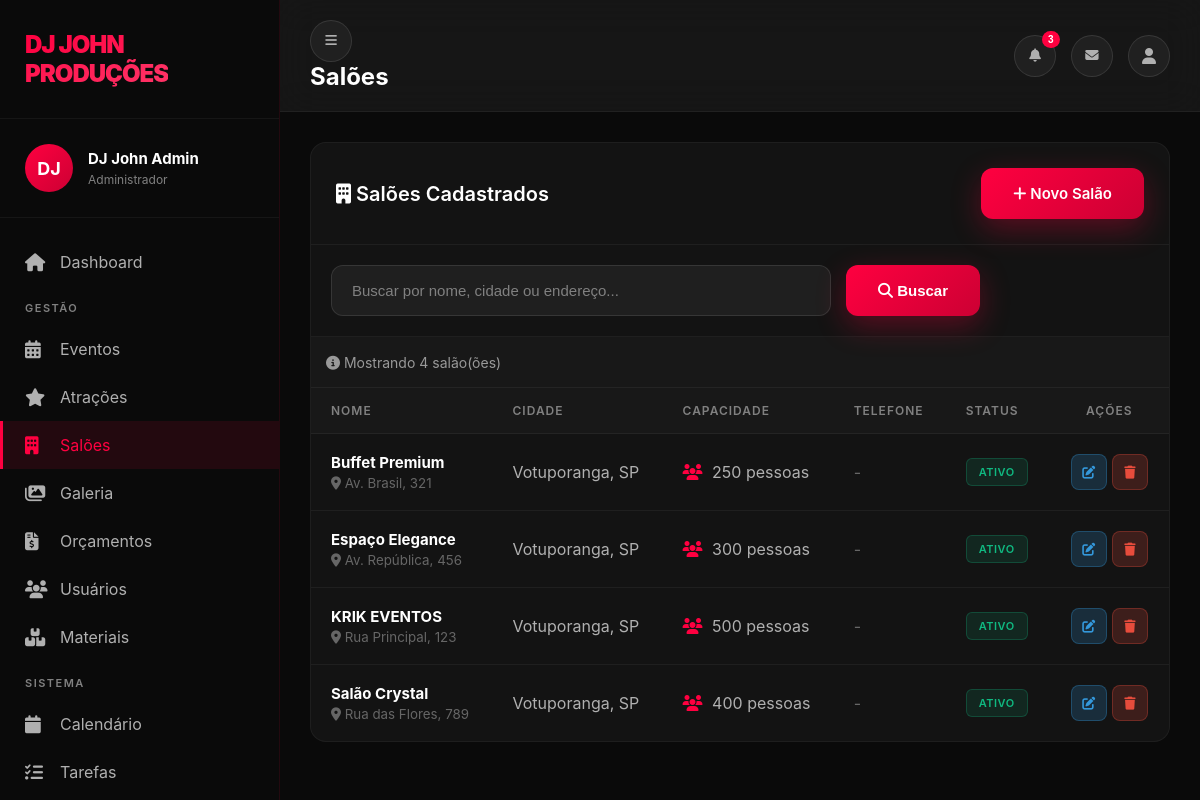
/admin/venues.php (signed in), run on the app's committed database.
### tables this page shows
CREATE TABLE `saloes` (
  `id` int(11) NOT NULL AUTO_INCREMENT,
  `nome` varchar(200) NOT NULL,
  `endereco` text,
  `cidade` varchar(100) DEFAULT NULL,
  `estado` varchar(50) DEFAULT NULL,
  `cep` varchar(20) DEFAULT NULL,
  `telefone` varchar(20) DEFAULT NULL,
  `capacidade` int(11) DEFAULT NULL,
  `faixa_preco` varchar(100) DEFAULT NULL,
  `descricao` text,
  `comodidades` text,
  `status_salao` enum('ativo','inativo') DEFAULT 'ativo',
  `criado_em` timestamp NOT NULL DEFAULT CURRENT_TIMESTAMP,
  `atualizado_em` timestamp NOT NULL DEFAULT CURRENT_TIMESTAMP ON UPDATE CURRENT_TIMESTAMP,
  PRIMARY KEY (`id`)
);

### config/config.php (called while the page is built, shortened)
<?php
function isAdmin() {
    return isset($_SESSION['user_role']) && $_SESSION['user_role'] === 'admin';
}
?>

### admin/venues.php (the view, shortened to what this page needs)
<?php
require_once '../config/config.php';
$db = getDB();
$action = $_GET['action'] ?? 'list';
$search = $_GET['search'] ?? '';
$sql = "SELECT * FROM saloes WHERE 1=1";
$params = [];
$sql .= " ORDER BY nome ASC";
$stmt = $db->prepare($sql);
$stmt->execute($params);
$venues = $stmt->fetchAll();
$pageTitle = $action === 'create' ? 'Novo Salão' : ($action === 'edit' ? 'Editar Salão' : 'Salões');
include 'includes/header.php';
?>
<div class="admin-content">
    <?php if ($action === 'list'): ?>
        <div class="data-table-container">
            <div class="table-header">
                <h3><i class="fas fa-building"></i> Salões Cadastrados</h3>
                <a href="venues.php?action=create" class="btn btn-primary">
                    <i class="fas fa-plus"></i> Novo Salão
                </a>
            </div>
            <div style="padding: 20px; border-bottom: 1px solid rgba(255,255,255,0.05);">
                <form method="GET" style="display: flex; gap: 15px;">
                    <input type="text" name="search" class="form-control"
                           placeholder="Buscar por nome, cidade ou endereço..."
                           value="<?php echo htmlspecialchars($search); ?>"
                           style="max-width: 500px; flex: 1;">
                    <button type="submit" class="btn btn-primary">
                        <i class="fas fa-search"></i> Buscar
                    </button>
                </form>
            </div>
            <?php if (!empty($venues)): ?>
                <div style="padding: 15px; background: rgba(255,255,255,0.02); border-bottom: 1px solid rgba(255,255,255,0.05);">
                    <span style="color: #999; font-size: 14px;">
                        <i class="fas fa-info-circle"></i>
                        Mostrando <?php echo count($venues); ?> salão(ões)
                    </span>
                </div>
            <?php endif; ?>
            <table class="data-table">
                <thead>
                    <tr>
                        <th>Nome</th>
                        <th>Cidade</th>
                        <th>Capacidade</th>
                        <th>Telefone</th>
                        <th>Status</th>
                        <th style="text-align: center;">Ações</th>
                    </tr>
                </thead>
                <tbody>
                    <?php if (empty($venues)): ?>
                        <tr>
                            <td colspan="6" style="text-align: center; padding: 60px; color: #666;">
                                <i class="fas fa-building" style="font-size: 48px; color: #333; margin-bottom: 15px; display: block;"></i>
                                <strong style="font-size: 18px; display: block; margin-bottom: 8px;">Nenhum salão encontrado</strong>
                                <span style="font-size: 14px;">
                                    <?php echo $search ? 'Tente buscar com outros termos' : 'Cadastre seu primeiro salão clicando em "Novo Salão"'; ?>
                                </span>
                            </td>
                        </tr>
                    <?php else: ?>
                        <?php foreach ($venues as $v): ?>
                            <tr>
                                <td>
                                    <strong style="color: white; font-size: 15px;">
                                        <?php echo htmlspecialchars($v['nome']); ?>
                                    </strong>
                                    <?php if ($v['endereco']): ?>
                                        <br>
                                        <small style="color: #666;">
                                            <i class="fas fa-map-marker-alt"></i>
                                            <?php echo htmlspecialchars($v['endereco']); ?>
                                        </small>
                                    <?php endif; ?>
                                </td>
                                <td>
                                    <?php
                                    $location = [];
                                    if ($v['cidade']) $location[] = $v['cidade'];
                                    if ($v['estado']) $location[] = $v['estado'];
                                    echo $location ? htmlspecialchars(implode(', ', $location)) : '-';
                                    ?>
                                </td>
                                <td>
                                    <?php if ($v['capacidade']): ?>
                                        <i class="fas fa-users" style="color: #FF0040; margin-right: 5px;"></i>
                                        <?php echo number_format($v['capacidade'], 0, ',', '.'); ?> pessoas
                                    <?php else: ?>
                                        <span style="color: #666;">-</span>
                                    <?php endif; ?>
                                </td>
                                <td>
                                    <?php if ($v['telefone']): ?>
                                        <i class="fas fa-phone" style="color: #FF0040; margin-right: 5px;"></i>
                                        <?php echo htmlspecialchars($v['telefone']); ?>
                                    <?php else: ?>
                                        <span style="color: #666;">-</span>
                                    <?php endif; ?>
                                </td>
                                <td>
                                    <span class="badge badge-<?php echo $v['status_salao'] === 'ativo' ? 'success' : 'secondary'; ?>"
                                          style="background: <?php echo $v['status_salao'] === 'ativo' ? '#10b98120' : '#66666620'; ?>;
                                                 color: <?php echo $v['status_salao'] === 'ativo' ? '#10b981' : '#666'; ?>;
                                                 border: 1px solid <?php echo $v['status_salao'] === 'ativo' ? '#10b98140' : '#66666640'; ?>;">
                                        <?php echo $v['status_salao'] === 'ativo' ? 'Ativo' : 'Inativo'; ?>
                                    </span>
                                </td>
                                <td style="text-align: center;">
                                    <div class="btn-group" style="display: inline-flex; gap: 5px;">
                                        <a href="venues.php?action=edit&id=<?php echo $v['id']; ?>"
                                           class="btn btn-sm btn-icon btn-edit"
                                           title="Editar">
                                            <i class="fas fa-edit"></i>
                                        </a>
                                        <a href="venues.php?action=delete&id=<?php echo $v['id']; ?>"
                                           class="btn btn-sm btn-icon btn-delete"
                                           title="Excluir"
                                           onclick="return confirm('⚠️ Tem certeza que deseja excluir o salão:\n\n<?php echo htmlspecialchars($v['nome']); ?>\n\nEsta ação não pode ser desfeita!');">
                                            <i class="fas fa-trash"></i>
                                        </a>
                                    </div>
                                </td>
                            </tr>
                        <?php endforeach; ?>
                    <?php endif; ?>
                </tbody>
            </table>
        </div>
    <?php endif; ?>
</div>
<?php include 'includes/footer.php'; ?>

### admin/includes/header.php (shortened to what this page needs)
<!DOCTYPE html>
<html lang="pt-BR">
<head>
    <link rel="stylesheet" href="../assets/css/variables.css">
    <link rel="stylesheet" href="../assets/css/admin.css">
    <link rel="stylesheet" href="../assets/css/select-dark-theme.css">
    <link rel="stylesheet" href="../assets/css/notifications.css">
    <link rel="stylesheet" href="https://cdnjs.cloudflare.com/ajax/libs/font-awesome/6.4.0/css/all.min.css">
</head>
<body>
    <div class="admin-wrapper">
        <aside class="admin-sidebar" id="adminSidebar">
            <div class="sidebar-header">
                <a href="dashboard.php" class="sidebar-logo">
                    DJ JOHN PRODUÇÕES
                </a>
            </div>
            <div class="sidebar-user">
                <div class="user-avatar">
                    <?php echo strtoupper(substr($_SESSION['user_name'], 0, 2)); ?>
                </div>
                <div class="user-info">
                    <h4><?php echo htmlspecialchars($_SESSION['user_name']); ?></h4>
                    <p><?php echo $_SESSION['user_role'] === 'admin' ? 'Administrador' : 'Funcionário'; ?></p>
                </div>
            </div>
            <nav class="sidebar-menu">
                <a href="dashboard.php" class="menu-item <?php echo basename($_SERVER['PHP_SELF']) === 'dashboard.php' ? 'active' : ''; ?>">
                    <i class="fas fa-home"></i>
                    <span>Dashboard</span>
                </a>
                <?php if (isAdmin()): ?>
                    <div class="menu-label">Gestão</div>
                    <a href="events.php" class="menu-item <?php echo basename($_SERVER['PHP_SELF']) === 'events.php' ? 'active' : ''; ?>">
                        <i class="fas fa-calendar-alt"></i>
                        <span>Eventos</span>
                    </a>
                    <a href="attractions.php" class="menu-item <?php echo basename($_SERVER['PHP_SELF']) === 'attractions.php' ? 'active' : ''; ?>">
                        <i class="fas fa-star"></i>
                        <span>Atrações</span>
                    </a>
                    <a href="venues.php" class="menu-item <?php echo basename($_SERVER['PHP_SELF']) === 'venues.php' ? 'active' : ''; ?>">
                        <i class="fas fa-building"></i>
                        <span>Salões</span>
                    </a>
                    <a href="gallery.php" class="menu-item <?php echo basename($_SERVER['PHP_SELF']) === 'gallery.php' ? 'active' : ''; ?>">
                        <i class="fas fa-images"></i>
                        <span>Galeria</span>
                    </a>
                    <a href="quotes.php" class="menu-item <?php echo basename($_SERVER['PHP_SELF']) === 'quotes.php' ? 'active' : ''; ?>">
                        <i class="fas fa-file-invoice-dollar"></i>
                        <span>Orçamentos</span>
                    </a>
                    <a href="users.php" class="menu-item <?php echo basename($_SERVER['PHP_SELF']) === 'users.php' ? 'active' : ''; ?>">
                        <i class="fas fa-users"></i>
                        <span>Usuários</span>
                    </a>
                    <a href="materials.php" class="menu-item <?php echo basename($_SERVER['PHP_SELF']) === 'materials.php' ? 'active' : ''; ?>">
                        <i class="fas fa-boxes"></i>
                        <span>Materiais</span>
                    </a>
                <?php endif; ?>
                <div class="menu-label">Sistema</div>
                <a href="calendar.php" class="menu-item <?php echo basename($_SERVER['PHP_SELF']) === 'calendar.php' ? 'active' : ''; ?>">
                    <i class="fas fa-calendar"></i>
                    <span>Calendário</span>
                </a>
                <a href="tasks.php" class="menu-item <?php echo basename($_SERVER['PHP_SELF']) === 'tasks.php' ? 'active' : ''; ?>">
                    <i class="fas fa-tasks"></i>
                    <span>Tarefas</span>
                </a>
            </nav>
        </aside>
        <main class="admin-main">
            <header class="admin-header">
                <div class="header-title">
                    <button class="icon-btn" id="sidebarToggle" style="margin-right: 15px;">
                        <i class="fas fa-bars"></i>
                    </button>
                    <h1><?php echo $pageTitle ?? 'Dashboard'; ?></h1>
                </div>
                <div class="header-actions">
                    <button class="icon-btn" title="Notificações">
                        <i class="fas fa-bell"></i>
                        <span class="badge">3</span>
                    </button>
                    <button class="icon-btn" title="Mensagens">
                        <i class="fas fa-envelope"></i>
                    </button>
                    <a href="profile.php" class="icon-btn" title="Perfil">
                        <i class="fas fa-user"></i>
                    </a>
                </div>
            </header>

### admin/includes/footer.php (shortened to what this page needs)
        </main>
    </div>
</body>
</html>

### assets/css/variables.css (style rules this page uses)
:root { --primary-color: #FF0040; --primary-light: #FF3366; --primary-dark: #CC0033; --secondary-color: #1a1a1a; --secondary-light: #2a2a2a; --secondary-dark: #0a0a0a; --accent-color: #FF1744; --accent-light: #FF5177; --accent-dark: #E60032; --text-primary: #FFFFFF; --text-secondary: #B0B0B0; --text-light: #808080; --text-white: #FFFFFF; --bg-primary: #0a0a0a; --bg-secondary: #1a1a1a; --bg-dark: #000000; --bg-overlay: rgba(0, 0, 0, 0.85); --border-color: #2a2a2a; --border-light: #1a1a1a; --success-color: #28A745; --warning-color: #FFC107; --danger-color: #DC3545; --info-color: #17A2B8; --gradient-primary: linear-gradient(135deg, #FF0040 0%, #CC0033 100%); --gradient-secondary: linear-gradient(135deg, #1a1a1a 0%, #0a0a0a 100%); --gradient-overlay: linear-gradient(to bottom, rgba(0,0,0,0.7) 0%, rgba(0,0,0,0.95) 100%); --gradient-hero: linear-gradient(135deg, #FF0040 0%, #1a1a1a 100%); --shadow-sm: 0 2px 4px rgba(0, 0, 0, 0.1); --shadow-md: 0 4px 6px rgba(0, 0, 0, 0.1); --shadow-lg: 0 10px 30px rgba(0, 0, 0, 0.15); --shadow-xl: 0 20px 50px rgba(0, 0, 0, 0.2); --font-primary: 'Poppins', -apple-system, BlinkMacSystemFont, 'Segoe UI', sans-serif; --font-secondary: 'Montserrat', sans-serif; --font-xs: 0.75rem; --font-sm: 0.875rem; --font-base: 1rem; --font-lg: 1.125rem; --font-xl: 1.25rem; --font-2xl: 1.5rem; --font-3xl: 2rem; --font-4xl: 2.5rem; --font-5xl: 3rem; --font-light: 300; --font-normal: 400; --font-medium: 500; --font-semibold: 600; --font-bold: 700; --font-extrabold: 800; --spacing-xs: 0.25rem; --spacing-sm: 0.5rem; --spacing-md: 1rem; --spacing-lg: 1.5rem; --spacing-xl: 2rem; --spacing-2xl: 3rem; --spacing-3xl: 4rem; --spacing-4xl: 6rem; --radius-sm: 4px; --radius-md: 8px; --radius-lg: 12px; --radius-xl: 16px; --radius-full: 9999px; --transition-fast: 0.15s ease; --transition-base: 0.3s ease; --transition-slow: 0.5s ease; --z-dropdown: 1000; --z-sticky: 1020; --z-fixed: 1030; --z-modal-backdrop: 1040; --z-modal: 1050; --z-popover: 1060; --z-tooltip: 1070; --breakpoint-xs: 0px; --breakpoint-sm: 576px; --breakpoint-md: 768px; --breakpoint-lg: 992px; --breakpoint-xl: 1200px; --breakpoint-xxl: 1400px; --container-max-width: 1200px; --container-padding: var(--spacing-md); }

### data on the page
saloes: nome "Buffet Premium", endereco "Av. Brasil, 321", location "Votuporanga, SP", capacidade "250", status_salao "ATIVO"
saloes: nome "Espaço Elegance", endereco "Av. República, 456", location "Votuporanga, SP", capacidade "300", status_salao "ATIVO"
saloes: nome "KRIK EVENTOS", endereco "Rua Principal, 123", location "Votuporanga, SP", capacidade "500", status_salao "ATIVO"
saloes: nome "Salão Crystal", endereco "Rua das Flores, 789", location "Votuporanga, SP", capacidade "400", status_salao "ATIVO"

### other printed values
substr($_SESSION['user_name'], 0, 2) "DJ"
$_SESSION['user_name'] "DJ John Admin"
$pageTitle "Salões"
count($venues) "4"
